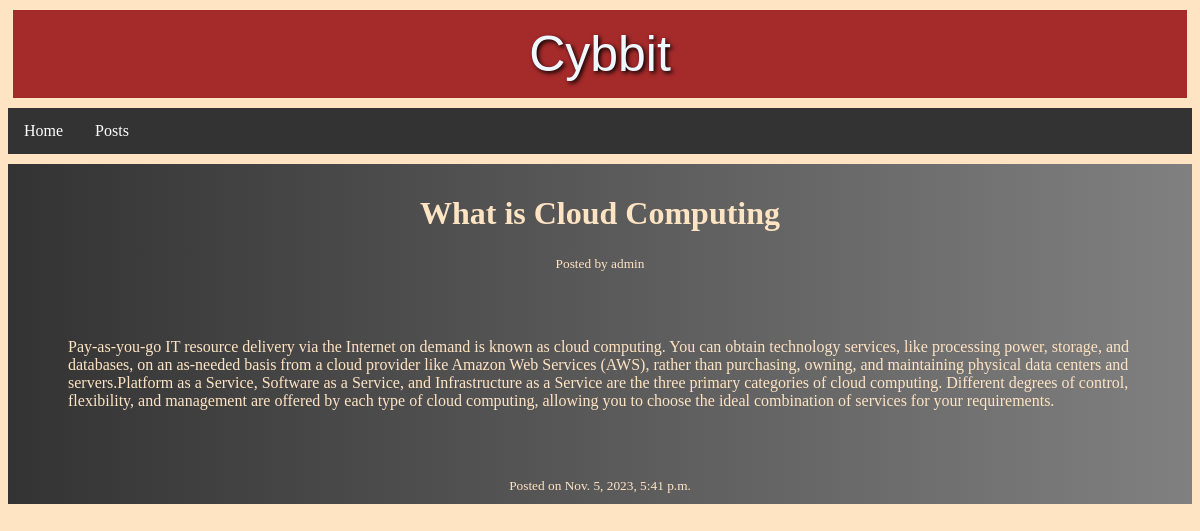
/posts/3 (signed in), run on the app's committed database.
### home/models.py (models this page shows, shortened)
class Post(models.Model):
    title = models.CharField(max_length=100)
    desc = models.TextField(max_length=5000)
    created = models.DateTimeField(auto_now_add=True)
    user = models.ForeignKey(User,on_delete=models.CASCADE)

### home/views.py (the view)
# urls.py: path('posts/<int:pk>',views.viewpost,name="viewpost"),
@login_required
def viewpost(request,pk):
    post = Post.objects.get(pk=pk)
    context = {
        "post":post
    }
    return render(request,'viewpost.html',context)

### templates/viewpost.html (shortened to what this page needs)
{% extends "base.html" %}
{% block body %}
    <div class="postbox">
        <div>
            <h1>{{ post.title }}</h1>
            <small>Posted by {{ post.user }}</small><br>
            <p>
                {{ post.desc }}
            </p>
            <small>Posted on {{ post.created }}</small>
        </div>
    </div>
{% endblock %}

### static/style.css (style rules this page uses)
body { background-color: bisque; }
.postbox { background-image: linear-gradient(to right,#333,gray); margin-top:10px; padding: 10px 10px; color:bisque; }
.postbox div { text-align: center; }
.postbox div p { padding: 50px 50px 50px 50px; text-align: left; text-justify:distribute; }

### data on the page
Post: title "What is Cloud Computing", user "admin", desc "Pay-as-you-go IT resource delivery via the Internet on demand is known as cloud computing. You can obtain technology services, like processing power, storage, and databases, on an as-needed basis from a cloud provider like Amazon Web Services (AWS), rather than purchasing, owning, and maintaining physical data centers and servers.Platform as a Service, Software as a Service, and Infrastructure as a Service are the three primary categories of cloud computing. Different degrees of control, flexibility, and management are offered by each type of cloud computing, allowing you to choose the ideal combination of services for your requirements.", created "Nov. 5, 2023, 5:41 p.m."
